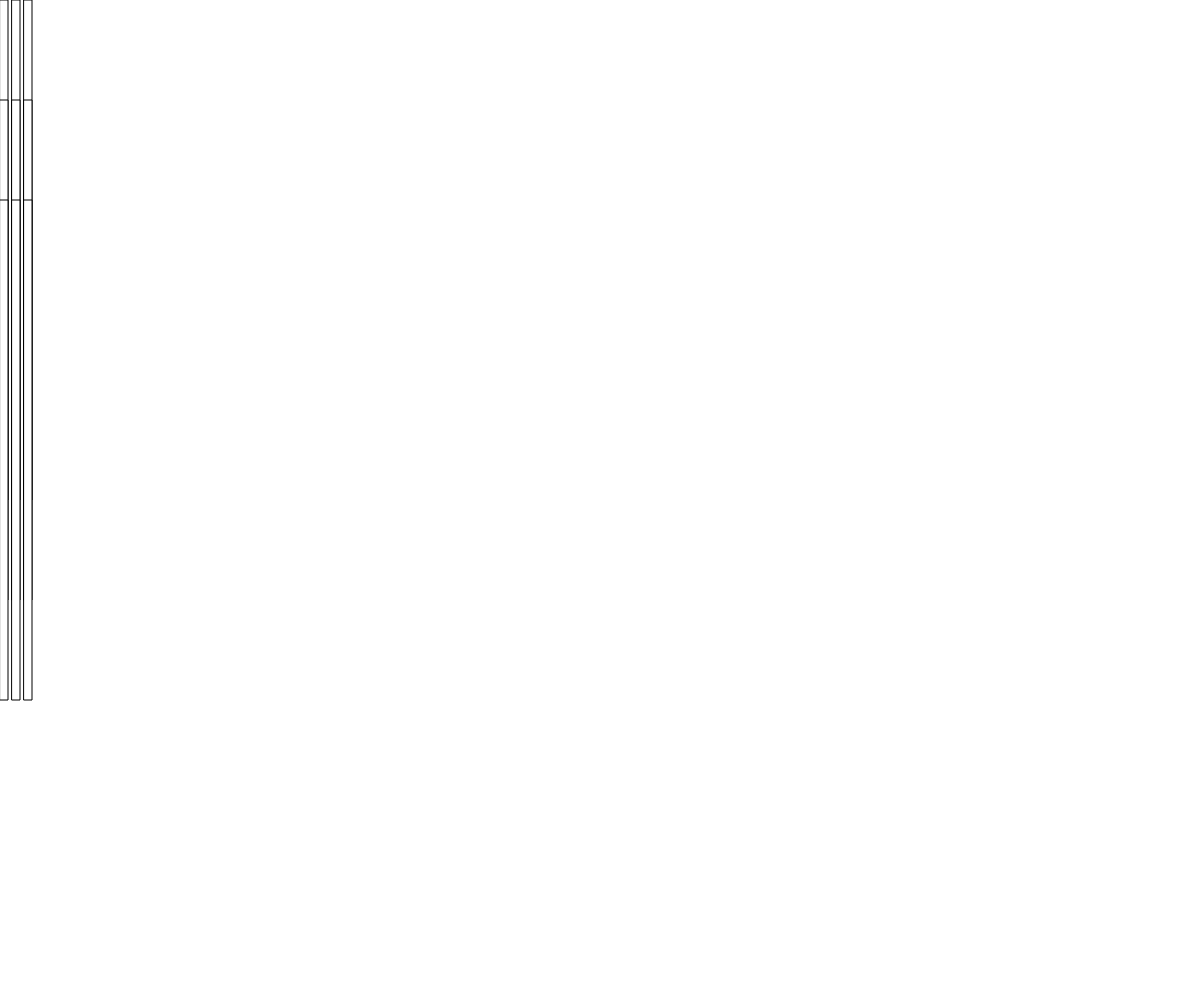
Frame 1 (no input)
Frame 60 (no input): identical to frame 1, image omitted
Frame 120 (the mouse pressed at the canvas centre since frame 60): identical to frame 1, image omitted

The p5.js sketch that drew this single still picture (run headless with seeded random() and noise() and a simulated clock; from frame 60 on, the mouse is pressed at the canvas centre):

// p5.js sketch
// ── sketch.js
var lines = 20;

function setup() {
  createCanvas(windowWidth, windowHeight);
}

function draw() {
  background(255);
  
  for(var x = 0; x < 3; x++) {
    for(var y=0; y<3; y++) {
      rect(x*12, y*100, 8, height/2);  
    }
  }

// From class notes
//   for(var x=0; x < 3; x++){
// 	//and also across the y-axis
//   	for(var y=0; y < 3; y++){
//     	ellipse(x*10,y*10, 40,40);
//     }
//   }
}
